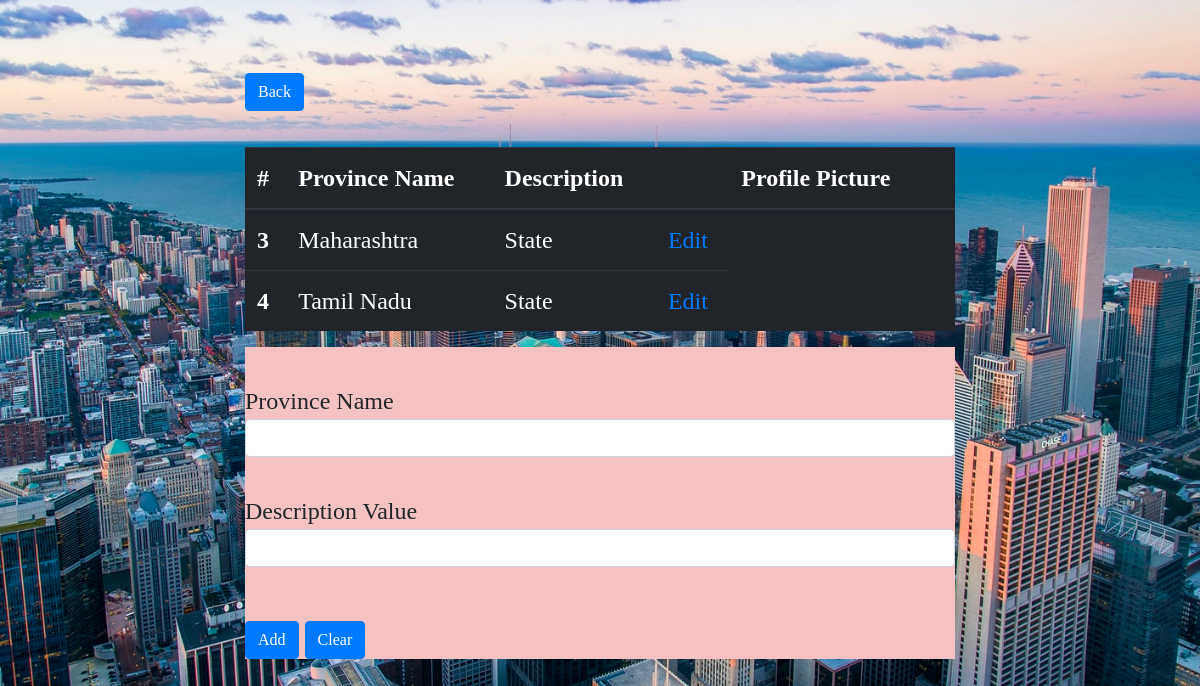
The page /index.php?table_a=GM on the database its author committed.
### tables this page shows
CREATE TABLE `table_b` (
  `tableB_Id` bigint(20) NOT NULL,
  `Province_Name` text NOT NULL,
  `Description_Value` varchar(30) NOT NULL,
  `tableA_Id` bigint(20) NOT NULL,
  `Profile_Picture` blob NOT NULL
);

### index.php (the view, shortened to what this page needs)
<?php
    $servername = "localhost";
    $username = "root";
    $password = "";
    $dbname = "lab 2- group 13";
    $conn = new mysqli($servername, $username, $password, $dbname);
    if (isset($_REQUEST["table_a"])) {
        $sql = "SELECT `table_b`.*, `table_a`.`iso`
                FROM `table_b`
                LEFT JOIN table_a ON table_a.tableA_Id = table_b.tableA_Id
                WHERE table_a.iso ='" .$_REQUEST["table_a"]. "'";
        $result = $conn->query($sql);
    } else {
        $sql = "SELECT tableA_Id, iso, Country_Name FROM table_a";
        $result = $conn->query($sql);
    }
?>
<!DOCTYPE html>
<html lang="en">
<head>
    <link rel="stylesheet" href="https://maxcdn.bootstrapcdn.com/bootstrap/4.0.0/css/bootstrap.min.css">
    <link rel="stylesheet" href="style.css">
</head>
<body>
<br><br>
<div class="container">
    <?php if(isset($_REQUEST["table_a"])){ ?>
        <div class="col-lg-8 offset-lg-2">
            <a href="index.php" class="btn btn-primary">Back</a><br><br>
            <table class="table table-dark" >
              <thead class="thead-dark">
                <tr>
                  <th scope="col">#</th>
                  <th scope="col">Province Name</th>
                  <th scope="col">Description </th>
                  <th scope="col"> </th>
                  <th scope="col">Profile Picture </th>
                  <th scope="col"> </th>
                </tr>
              </thead>
              <tbody>
                <?php
                    while($row = $result->fetch_assoc()) {
                        echo "<tr>
                              <th scope='row'>".$row['tableB_Id']."</th>
                              <td>".$row['Province_Name']."</td>
                              <td>".$row['Description_Value']."</td>
                              <td>
                              <a href='edit_tableB.php?Province_Name=".$row['Province_Name']." &Description_Value=".$row['Description_Value']."'>Edit</a>
                              </td>
                            </tr>";
                    }
                ?>
              </tbody>
            </table>
            <form action="<?php $_PHP_SELF ?>" method="post" id="form1">
            <div class="form-group">
              <br>  Province Name <input type="text" name="Province_Name" class="form-control"><br>
                Description Value <input type="text" name="Description_Value" class="form-control"><br></div>
                <button type="submit" name="add_tableb" class="btn btn-primary">Add</button>
                <button type="submit" class="btn btn-primary">Clear</button>
          </form>
        </div>
        <?php } ?>
</div>
</body>
</html>

### style.css (style rules this page uses)
body { background-image: url(cityimg.jfif); font-size:x-large; font-family: 'Times New Roman', Times, serif; align-content: center; background-repeat: initial; background-size: cover; }
form { background-color:#f4c2c2; }

### rows shown on the page
table_b: tableB_Id "3", Province_Name "Maharashtra", Description_Value "State"
table_b: tableB_Id "4", Province_Name "Tamil Nadu", Description_Value "State"
